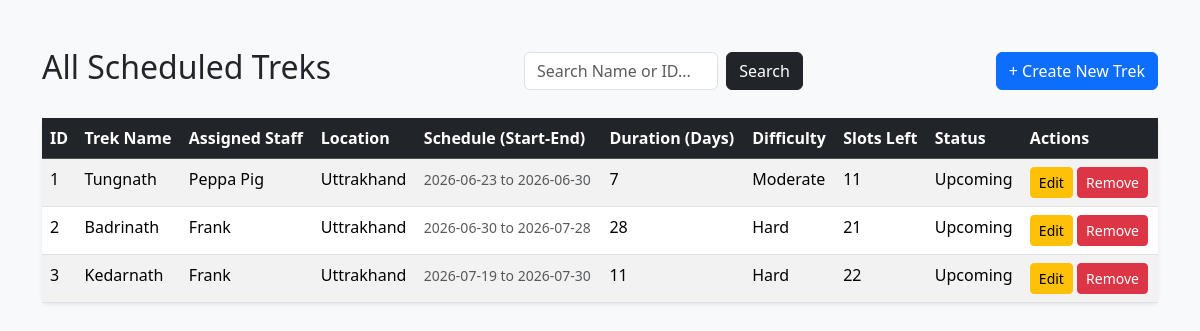
Screenshot of /admin/trek (signed in) with the database file from the repository.
### app/models.py (models this page shows)
class Trek(db.Model):
    __tablename__ = "treks"
    id = db.Column(db.Integer, primary_key=True)
    trek_name = db.Column(db.String(200), nullable=False)
    assigned_staff_id = db.Column(db.Integer, db.ForeignKey('users.id'), nullable=False)
    location = db.Column(db.String(100), nullable=False)
    difficulty = db.Column(db.String(50), nullable=False)
    duration = db.Column(db.Integer, nullable=False)
    available_slots = db.Column(db.Integer, nullable=False)
    status = db.Column(db.String(30), nullable=False)
    start_date = db.Column(db.DateTime, nullable=False)
    end_date = db.Column(db.DateTime, nullable=False)
    bookings = db.relationship('Booking', backref='trek', lazy=True, cascade='all, delete-orphan')
    assigned_staff = db.relationship('User', foreign_keys=[assigned_staff_id])

class User(db.Model):
    __tablename__ = "users"
    id = db.Column(db.Integer, primary_key=True)
    username = db.Column(db.String(80), unique=True, nullable=False)
    password_hash = db.Column(db.String(256), nullable=False)
    name = db.Column(db.String(8>0), nullable=False)
    role = db.Column(db.String(20), nullable=False)
    is_blacklisted = db.Column(db.Boolean, default=False)
    staff_profile = db.relationship('StaffProfile', backref='user', uselist=False) # userlist =False strictly enforces a 1-to-1 relatiosnhip b/w users and staff_profiles table
    bookings = db.relationship('Booking', backref='trekker', lazy=True) # lazy=True Parameter is used tell SQLAlchemy that until i specifically state a python code like user.bookings do not run SQL Query

### app/routes/admin.py (the view)
@admin_bp.route('/trek')
def manage_treks():
    search_term = request.args.get('search')
    query = models.Trek.query
    if search_term:
        if search_term.isdigit():
            query = query.filter(models.Trek.id == int(search_term))
        else:
            query = query.filter(models.Trek.trek_name.ilike(f"%{search_term}%"))
    treks_list = query.all() # .query.all() will return results in a list format so we need to actually run a for loop to display all treks in a table.
    return render_template('admin/trek/manage_treks.html', all_treks=treks_list) # Passing this list of treks to Jinja template in HTML

### app/routes/admin.py (called while the page is built)
@admin_bp.before_request
def admin_access():
    if 'user_id' not in session:
        flash("Access denied. Please login first")
        return redirect(url_for('auth.login'))
    if session.get('role') != 'Admin':
        flash("Not an Administrator")
        return redirect(url_for('auth.login'))

### app/templates/admin/trek/manage_treks.html (shortened to what this page needs)
{% extends "base.html" %}
{% block content %}
    <div class="d-flex justify-content-between align-items-center mb-4">
        <h2>All Scheduled Treks</h2>
        <form action="{{ url_for('admin.manage_treks') }}" method="GET" class="d-flex w-25">
            <input type="text" name="search" class="form-control me-2" placeholder="Search Name or ID..." value="{{ request.args.get('search', '') }}">
            <button type="submit" class="btn btn-dark">Search</button>
        </form>
        <a href="{{ url_for('admin.create_trek') }}" class="btn btn-primary">+ Create New Trek</a>
    </div>
    <table class="table table-striped table-hover shadow-sm bg-white rounded">
        <thead class="table-dark">
            <tr>
                <th>ID</th>
                <th>Trek Name</th>
                <th>Assigned Staff</th>
                <th>Location</th>
                <th>Schedule (Start-End)</th>
                <th>Duration (Days)</th>
                <th>Difficulty</th>
                <th>Slots Left</th>
                <th>Status</th>
                <th>Actions</th>
            </tr>
        </thead>
        <tbody>
            {% for trek in all_treks %}
            <tr>
                <td>{{ trek.id }}</td>
                <td>{{ trek.trek_name }}</td>
                <td>{{ trek.assigned_staff.name }}</td>
                <td>{{ trek.location }}</td>
                <td>
                    <small class="text-muted">
                        {{ trek.start_date.strftime('%Y-%m-%d') }} to {{ trek.end_date.strftime('%Y-%m-%d') }}
                    </small>
                </td>
                <td>{{ trek.duration }}</td>
                <td>{{ trek.difficulty }}</td>
                <td>{{ trek.available_slots }}</td>
                <td>{{ trek.status }}</td>
                <td>
                    <a href="{{ url_for('admin.edit_trek', trek_id=trek.id) }}" class="btn btn-sm btn-warning">Edit</a>
                    <form action="{{ url_for('admin.delete_trek', trek_id=trek.id) }}" method="post" class="d-inline">
                        <button type="submit" class="btn btn-sm btn-danger">Remove</button>
                    </form>
                </td>
            </tr>
            {% else %}
            <tr>
                <td colspan="10" class="text-center text-muted py-4">
                    No treks found in the system. Click "+ Create New Trek" to get started.
                </td>
            </tr>
            {% endfor %}
        </tbody>
    </table>
{% endblock %}

### rows the page displays
Trek: id "1", trek_name "Tungnath", assigned_staff.name "Peppa Pig", location "Uttrakhand", start_date "2026-06-23", end_date "2026-06-30", duration "7", difficulty "Moderate", available_slots "11", status "Upcoming"
Trek: id "2", trek_name "Badrinath", assigned_staff.name "Frank", location "Uttrakhand", start_date "2026-06-30", end_date "2026-07-28", duration "28", difficulty "Hard", available_slots "21", status "Upcoming"
Trek: id "3", trek_name "Kedarnath", assigned_staff.name "Frank", location "Uttrakhand", start_date "2026-07-19", end_date "2026-07-30", duration "11", difficulty "Hard", available_slots "22", status "Upcoming"
